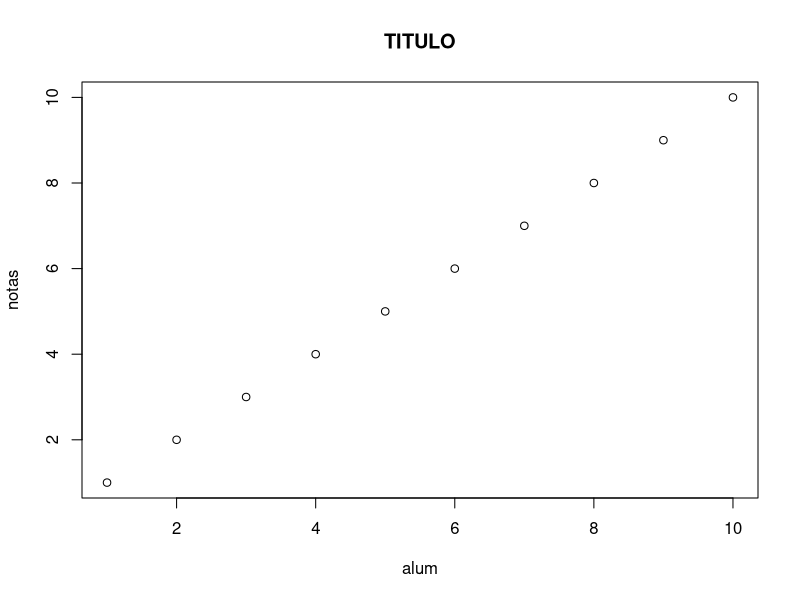

Source code (R):
## ---- chunk 1
c(1,2,3)
bolas = c(rep ("Roja", 7), rep("Azul", 3))
neixament = rep(2001, 7)
vec=c(16,0,1,20,1,7,88,5,1,9)
vec
bolas
neixament
## ---- chunk 2
##Secuencias
seq(2,40,by=2)
x=seq(17,98, length.out = 30)
round(seq(17,98, length.out = 30), 4)##el 4 son les xifes a arredonir
sin(seq(17,98, length.out = 30))
sapply(seq(17,98, length.out = 30), FUN=sin)

x=seq(1,10, by=1)
## ---- chunk 3
##el canvi de paramentres de fix(x sols es fa abaix)
x
## ---- chunk 4
##es veu abaix tot també
##manera de guardar la funció
mifuncion= function(x){
  (x^2-1)/(x^2+1)
}
##meneres de mostrar-la
mifuncion(x)
sapply(x, FUN=mifuncion)
## ---- chunk 5
##eliminar elements
x[-3]
x[-(3:5)]
x[x%%2==1]
x[-(x%%2==1)]
## ---- chunk 6
##factors
fac=factor(c(5, 9 , 3,4))
##pendent
## ---- chunk 7
x
milista=list(suma=sum(x), media= mean(x))
milista
## ---- chunk 8
M = matrix(1:9, nrow=3, byrow  =TRUE) ##escriu en files
M
N = matrix(1:9, nrow=3, byrow  =FALSE) ##escriu en columnes
N
H=rbind(c(1,3,5), c(3,4,7))
H ##cbind ho escriu en columnes!!!
M[1, 3]
M[3, ] ##Mostrar files columnes o elements
diag(M) ##la diagonal
t(H)
M%*%N##PRODUCTE DE MATRIUS
M%%7 
det(M)
qr(N)$rank
#solve(N)## TE SURT L'ERROR, RANG 2
eigen(M)## Valors propis i vectors propis per columnes
eigen(M)$values
eigen(M)$vectors[ ,1]##tries columnes

## ---- chunk 9
##gràfiques
alum=c(seq(1,10, by=1))
notas=c(seq(1,10, by=1))
#main(Escala)##??????
plot(alum , notas, main = "TITULO")

